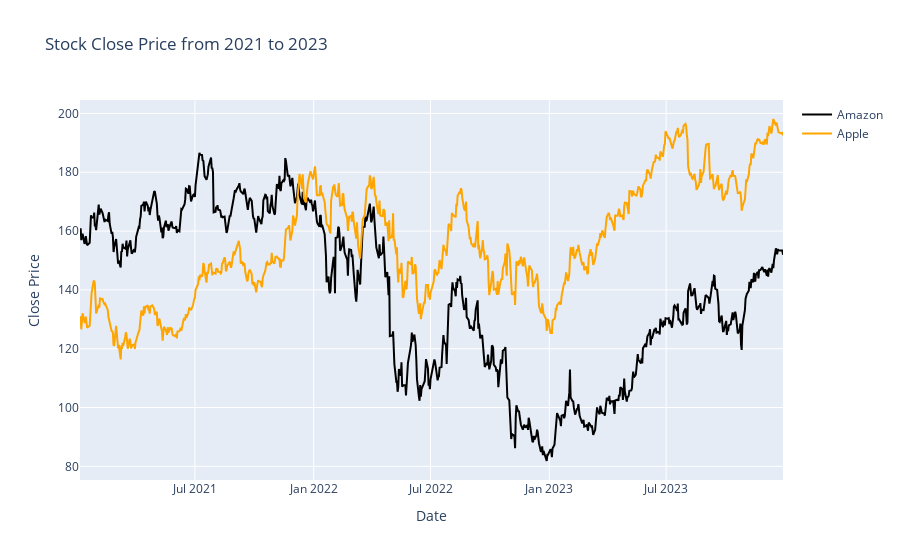

The notebook cell saved with this chart:
### Code cell
# plot prices normalized

import plotly.graph_objects as go

fig = go.Figure()

fig.add_trace(go.Scatter(x=amazon_filtered['Date'], y=amazon_filtered['Close'], mode='lines', line_color='black', name='Amazon'))
fig.add_trace(go.Scatter(x=apple_filtered['Date'], y=apple_filtered['Close'], mode='lines', line_color='orange', name='Apple'))

fig.update_layout(title='Stock Close Price from 2021 to 2023', xaxis_title='Date', yaxis_title='Close Price')

fig.show()

fig.write_image("prices/amazon_apple_prices.png")

### Figure 1 — Plotly figure (JSON) as saved in the notebook; plotly's stock layout.template omitted (floating-point values rounded to 4 significant figures; data arrays with more than 128 entries replaced by an {"elided": "..."} marker saying what was removed)
{"data": [{"line": {"color": "black"}, "mode": "lines", "name": "Amazon", "type": "scatter", "x": {"elided": "753 str values"}, "y": {"elided": "753 float values"}}, {"line": {"color": "orange"}, "mode": "lines", "name": "Apple", "type": "scatter", "x": {"elided": "753 str values"}, "y": {"elided": "753 float values"}}], "layout": {"title": {"text": "Stock Close Price from 2021 to 2023"}, "xaxis": {"title": {"text": "Date"}}, "yaxis": {"title": {"text": "Close Price"}}}}
